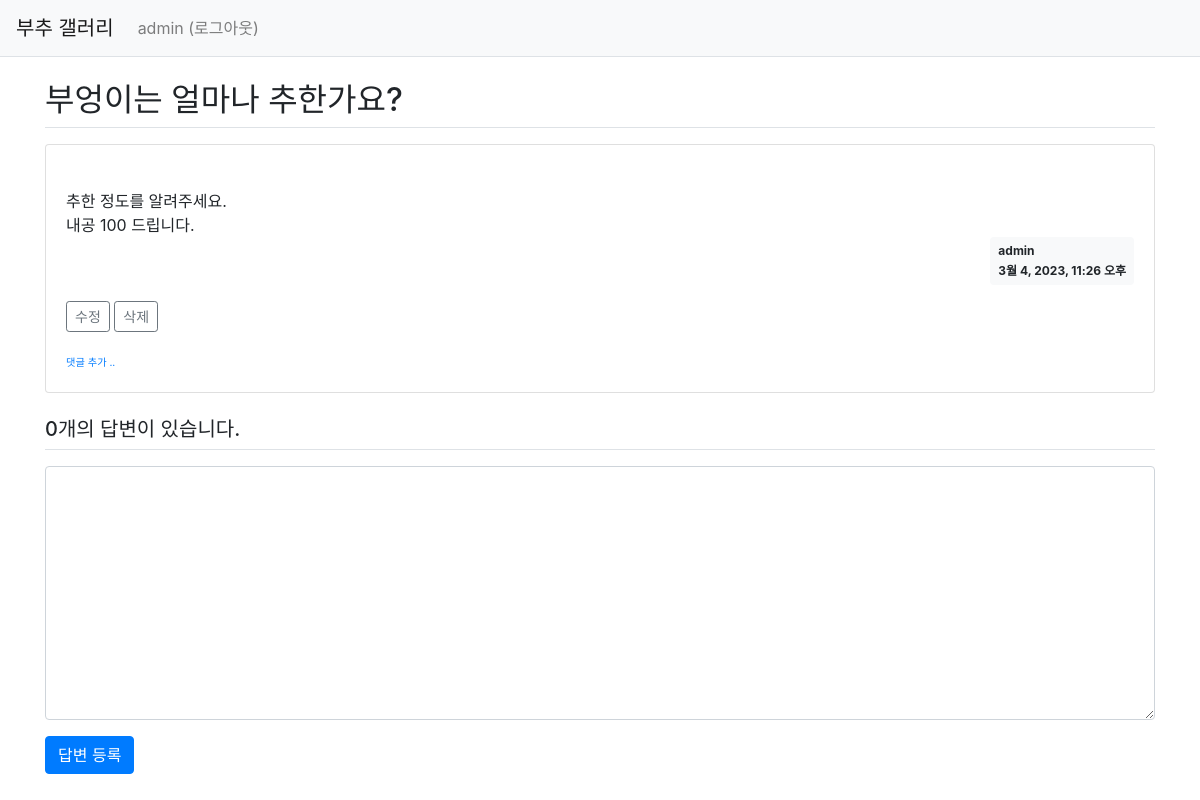
/pybo/305/ (signed in), run on the app's committed database.
### pybo/models.py (models this page shows, shortened)
class Question(models.Model):
    author = models.ForeignKey(User, on_delete=models.CASCADE)
    subject = models.CharField(max_length=200)
    content = models.TextField()
    create_date = models.DateTimeField()
    modify_date = models.DateTimeField(null=True, blank=True)

### pybo/views/base_views.py (the view)
# urls.py: path('<int:question_id>/', base_views.detail, name='detail'),
def detail(request, question_id):
    question = get_object_or_404(Question, pk=question_id)
    context = {'question': question}
    return render(request, 'pybo/question_detail.html', context)

### templates/pybo/question_detail.html (shortened to what this page needs)
{% extends 'base.html' %}
{% block content %}
    <div class="container my-3">
        <h2 class="border-bottom py-2">{{ question.subject }}</h2>
        <div class="card my-3">
            <div class="card-body">
                <div class="card-text" style="white-space: pre-line;">
                    {{ question.content }}
                </div>
                <div class="d-flex justify-content-end">
                    <div class="badge badge-light p-2 text-left">
                        <div class="mb-2">{{ question.author.username }}</div>
                        <div>{{ question.create_date }}</div>
                    </div>
                </div>
                {% if request.user == question.author %}
                    <div class="my-3">
                        <a href="{% url 'pybo:question_modify' question.id %}"
                           class="btn btn-sm btn-outline-secondary">수정</a>
                        <a href="#" class="delete btn btn-sm btn-outline-secondary"
                           data-uri="{% url 'pybo:question_delete' question.id %}">삭제</a>
                    </div>
                {% endif %}
                <div>
                    <a href="{% url 'pybo:comment_create_question' question.id %}" class="small"><small>댓글 추가 ..</small></a>
                </div>
            </div>
        </div>
        <h5 class="border-bottom my-3 py-2">
            {{ question.answer_set.count }}개의 답변이 있습니다.
        </h5>
        <form action="{% url 'pybo:answer_create' question.id %}" method="post" class="my-3">
            <div class="form-group">
                <textarea name="content" id="content"
                          class="form-control" rows="10"></textarea>
            </div>
            <input type="submit" value="답변 등록" class="btn btn-primary">
        </form>
    </div>
{% endblock %}

### templates/navbar.html (shortened to what this page needs)
<nav class="navbar navbar-expand-lg navbar-light bg-light border-bottom">
    <a class="navbar-brand" href="{% url 'pybo:index' %}">부추 갤러리</a>
    <div class="collapse navbar-collapse flex-grow-0" id="navbarNav">
        <ul class="navbar-nav">
            <li class="nav-item">
                {% if user.is_authenticated %}
                    <a class="nav-link" href="{% url 'common:logout' %}">
                        {{ user.username }} (로그아웃)
                    </a>
                {% else %}
                    <a class="nav-link" href="{% url 'common:login' %}">로그인</a>
                {% endif %}
            </li>
        </ul>
    </div>
</nav>

### data on the page
Question: subject "부엉이는 얼마나 추한가요?", content "추한 정도를 알려주세요. 내공 100 드립니다.", author.username "admin", create_date "3월 4, 2023, 11:26 오후", answer_set.count "0"

### other printed values
{{ user.username }} "admin"
